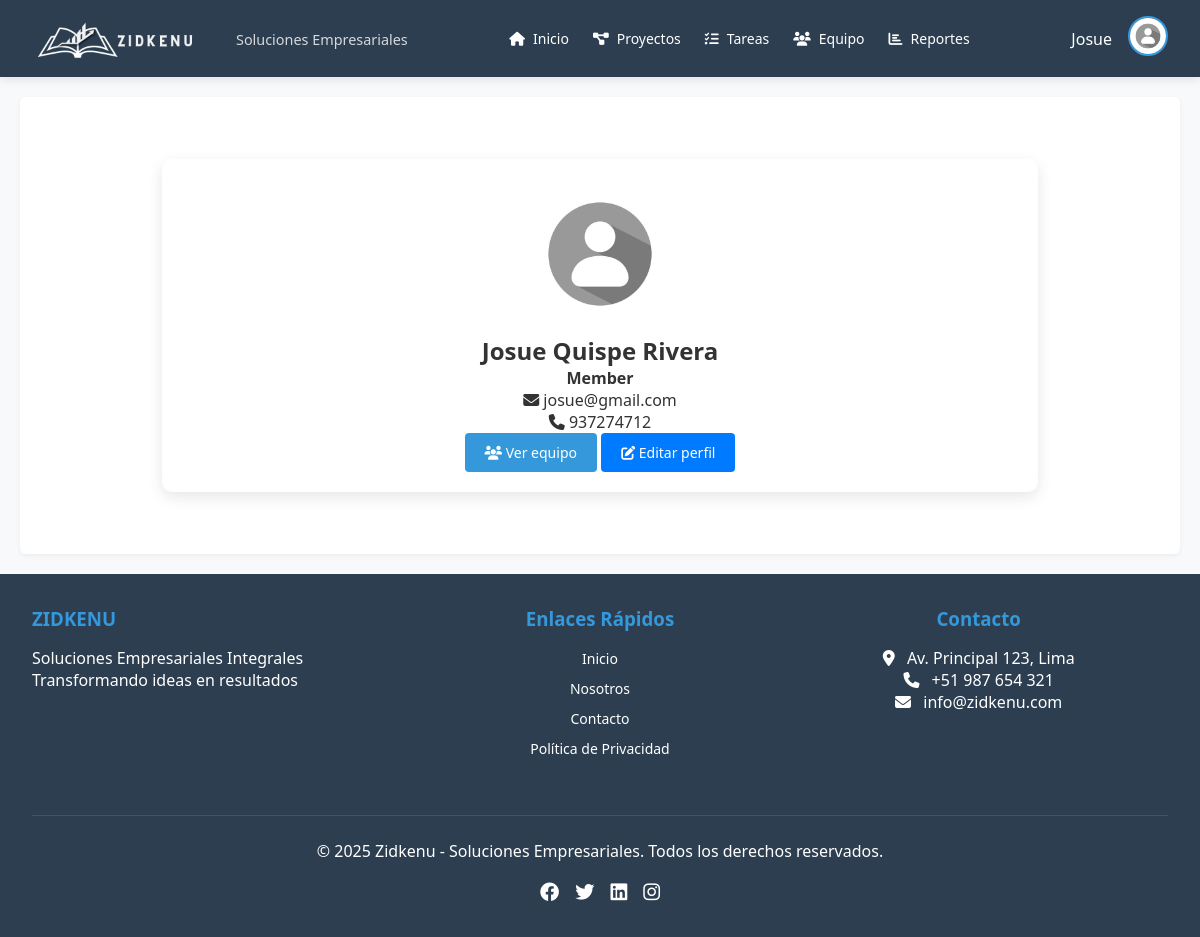
Page /pantallas/profile.php (signed in) on the committed database.
### tables this page shows
CREATE TABLE `users` (
  `id` int(11) NOT NULL,
  `username` varchar(50) NOT NULL,
  `password` varchar(255) NOT NULL,
  `email` varchar(100) NOT NULL,
  `nombres` varchar(50) NOT NULL,
  `apellidos` varchar(50) NOT NULL,
  `fecha_nacimiento` date NOT NULL,
  `dni` int(8) NOT NULL,
  `celular` int(9) NOT NULL,
  `foto_perfil` varchar(255) DEFAULT '../assets/foto_perfil/default.png',
  `role` enum('admin','manager','member') NOT NULL DEFAULT 'member',
  `created_at` timestamp NOT NULL DEFAULT current_timestamp(),
  `updated_at` timestamp NOT NULL DEFAULT current_timestamp() ON UPDATE current_timestamp()
);

### pantallas/profile.php (the view, shortened to what this page needs)
<?php
require '../conexion/config.php';
$user_id = isset($_GET['id']) ? intval($_GET['id']) : $_SESSION['user_id'];
$stmt = $pdo->prepare("SELECT * FROM users WHERE id = ?");
$stmt->execute([$user_id]);
$user = $stmt->fetch();
function get_role_badge($role) {
    $badges = ['admin' => 'danger', 'manager' => 'primary', 'member' => 'secondary'];
    return $badges[$role] ?? 'light';
}
?>
<!DOCTYPE html>
<html lang="es">
<head>
    <link rel="stylesheet" href="../css/style.css">
    <link rel="stylesheet" href="https://cdnjs.cloudflare.com/ajax/libs/font-awesome/6.0.0/css/all.min.css">
</head>
<body>
    <?php include '../estructura/header.php'; ?>
    <div class="profile-container">
        <img src="<?= htmlspecialchars($user['foto_perfil']) ?>"
             alt="Foto de <?= htmlspecialchars($user['nombres']) ?>"
             class="avatar-xl rounded-circle mb-3">
        <h2><?= htmlspecialchars($user['nombres'] . ' ' . $user['apellidos']) ?></h2>
        <h4 class="text-muted">
            <span class="badge bg-<?= get_role_badge($user['role']) ?>">
                <?= ucfirst($user['role']) ?>
            </span>
        </h4>
        <p><i class="fas fa-envelope"></i> <?= htmlspecialchars($user['email']) ?></p>
        <p><i class="fas fa-phone"></i> <?= htmlspecialchars($user['celular']) ?></p>
        <div class="mt-3">
            <a href="team.php" class="btn btn-outline-secondary"><i class="fas fa-users"></i> Ver equipo</a>
            <?php if ($_SESSION['user_role'] == 'admin' || $_SESSION['user_id'] == $user['id']): ?>
                <a href="edit_profile.php?id=<?= $user['id'] ?>" class="btn btn-primary"><i class="fas fa-edit"></i> Editar perfil</a>
            <?php endif; ?>
        </div>
    </div>
    <?php include '../estructura/footer.php'; ?>
</body>
</html>

### estructura/header.php (shortened to what this page needs)
<!DOCTYPE html>
<html lang="es">
<head>
    <link rel="stylesheet" href="https://cdnjs.cloudflare.com/ajax/libs/font-awesome/6.4.0/css/all.min.css">
    <link rel="stylesheet" href="../css/style.css">
</head>
<body>
    <header class="navbar">
        <div class="logo-container">
            <img src="../assets/img/zidkenu_logo.png" alt="Zidkenu Logo" class="logo-img">
            <div>
                <span class="logo-slogan">Soluciones Empresariales</span>
            </div>
        </div>
        <nav class="nav-links">
            <a href="home_screen.php"><i class="fas fa-home"></i> Inicio</a>
            <a href="projects.php"><i class="fas fa-project-diagram"></i> Proyectos</a>
            <a href="tasks.php"><i class="fas fa-tasks"></i> Tareas</a>
            <a href="team.php"><i class="fas fa-users"></i> Equipo</a>
            <a href="reports.php"><i class="fas fa-chart-bar"></i> Reportes</a>
        </nav>
        <?php if (isset($_SESSION['user_id'])): ?>
        <div class="user-menu">
            <span class="username"><?= htmlspecialchars($user['nombres'] ?? 'Usuario') ?></span>
            <div class="dropdown">
                <img src="<?= htmlspecialchars($_SESSION['user_avatar'] ?? $user['foto_perfil'] ?? '../assets/foto_perfil/default.jpg') ?>" alt="Avatar" class="avatar" id="avatarBtn">
            </div>
        </div>
        <?php endif; ?>
    </header>
    <main class="main-content">

### css/style.css (style rules this page uses)
:root { --primary-color: #2c3e50; --secondary-color: #3498db; --accent-color: #e74c3c; --light-color: #ecf0f1; --dark-color: #2c3e50; --text-color: #333; --border-radius: 6px; }
body { font-family: Arial, sans-serif; background-color: #fff; margin: 0; padding: 0; }
a { color: #0074d9; text-decoration: none; font-size: 14px; }
* { margin: 0; padding: 0; box-sizing: border-box; font-family: 'Segoe UI', Tahoma, Geneva, Verdana, sans-serif; }
body { background-color: #f5f5f5; min-height: 100vh; display: flex; flex-direction: column; color: var(--text-color); }
.navbar { background-color: var(--primary-color); color: white; padding: 1rem 2rem; display: flex; justify-content: space-between; align-items: center; box-shadow: 0 2px 10px rgba(0, 0, 0, 0.1); position: relative; z-index: 1000; }
.logo-container { display: flex; align-items: center; gap: 1rem; }
.logo-img { height: 40px; }
.logo-slogan { font-size: 0.9rem; opacity: 0.8; margin-left: 1rem; }
.nav-links { display: flex; gap: 1.5rem; }
.nav-links a { color: white; text-decoration: none; font-weight: 500; transition: color 0.3s; display: flex; align-items: center; gap: 0.5rem; padding: 0.5rem 0; }
.user-menu { display: flex; align-items: center; gap: 1rem; position: relative; }
.username { font-weight: 500; cursor: pointer; }
.avatar { width: 40px; height: 40px; border-radius: 50%; object-fit: cover; cursor: pointer; border: 2px solid var(--secondary-color); transition: transform 0.2s; }
.main-content { flex: 1; padding: 2rem; background-color: #fff; margin: 20px; border-radius: var(--border-radius); box-shadow: 0 2px 5px rgba(0,0,0,0.05); }
.btn { padding: 12px 20px; background-color: var(--secondary-color); color: white; border: none; border-radius: var(--border-radius); font-size: 16px; cursor: pointer; transition: all 0.3s; display: inline-block; text-align: center; text-decoration: none; }
body { background-color: #f8f9fa; }
:root { --primary: #4361ee; --secondary: #3f37c9; --success: #4cc9f0; --info: #4895ef; --warning: #f8961e; --danger: #f72585; --light: #f8f9fa; --dark: #212529; --white: #ffffff; --gray: #6c757d; }
.btn { padding: 10px 20px; border: none; border-radius: 4px; cursor: pointer; text-decoration: none; display: inline-block; font-size: 14px; transition: background-color 0.3s; }
.btn-primary { background-color: #007bff; color: white; }

### pantallas/profile.php (style rules this page uses)
.profile-container { width: 80%; margin: 30px auto; padding: 20px; background: #fff; box-shadow: 0 5px 15px rgba(0,0,0,0.1); border-radius: 10px; text-align: center; }
.avatar-xl { width: 150px; height: 150px; object-fit: cover; }
.badge { font-size: 1rem; }

### rows in the picture
users: nombres "Josue", foto_perfil (placeholder picture), nombres+apellidos "Josue Quispe Rivera", role "Member", email "josue@gmail.com", celular "937274712"
